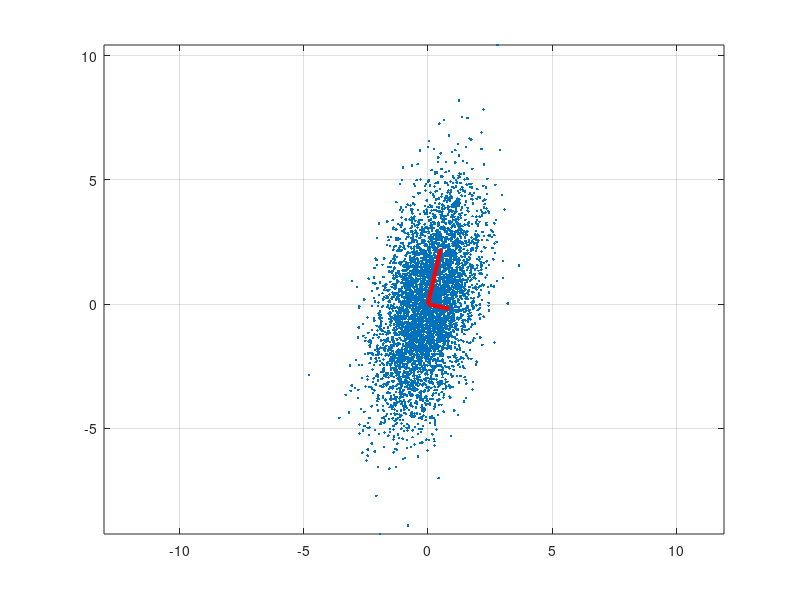

Write the MATLAB code that produced this figure.
clc;
clear;
close all;

X=mvnrnd([0 0],[1 1; 1 5],5000);

[V, Y, s]=pca(X);

V(:,1)=sqrt(s(1))*V(:,1);
V(:,2)=sqrt(s(2))*V(:,2);

figure;
plot(X(:,1),X(:,2),'.');
hold on;
plot([0 V(1,1)],[0 V(2,1)],'r','LineWidth',3);
plot([0 V(1,2)],[0 V(2,2)],'r','LineWidth',3);

axis equal;
grid on;



